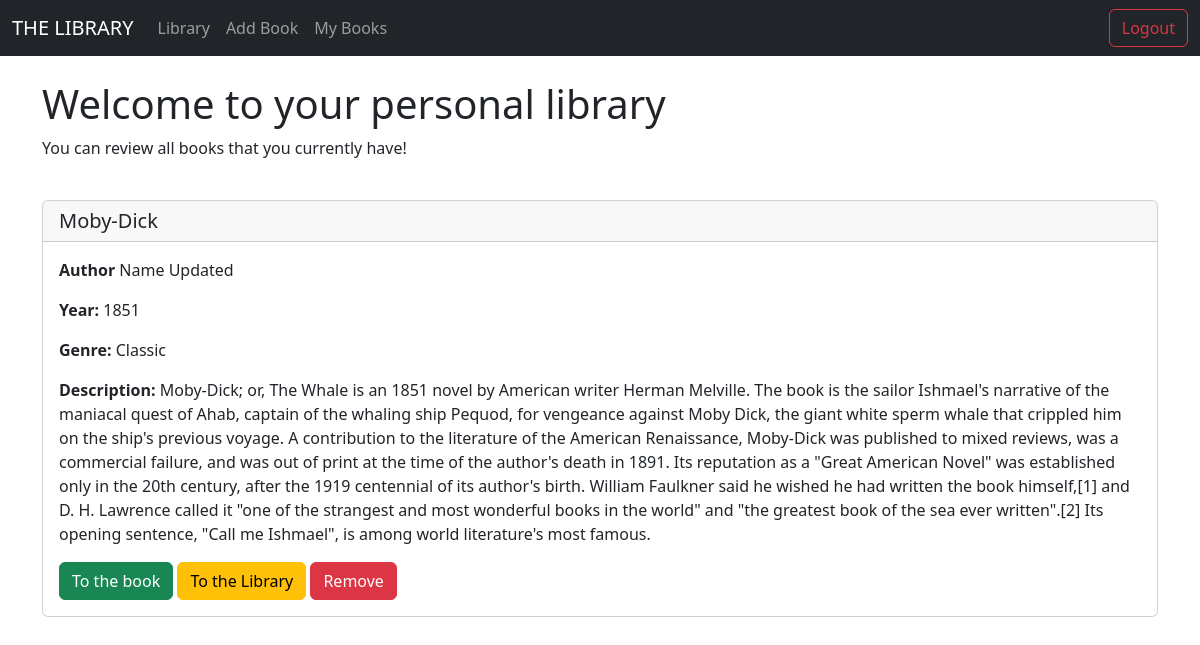
The app's page /mybooks (signed in), older data.
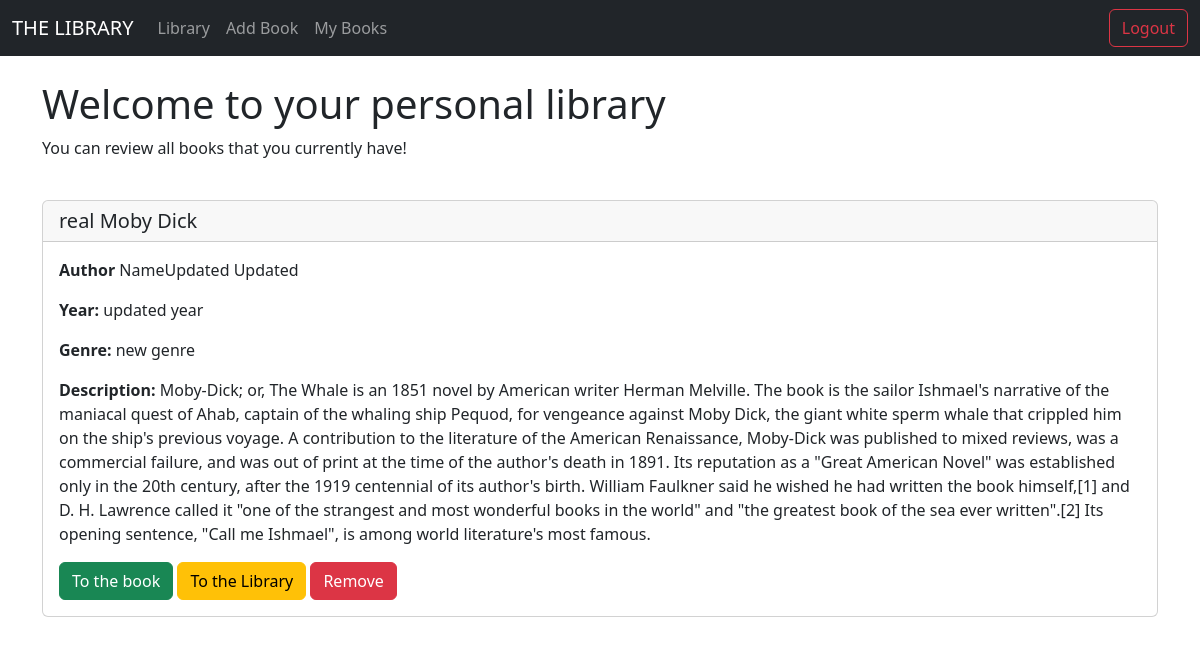
The same page, newer data.
### models/db_models.py (models this page shows)
class Library(db.Model):
    id = db.Column(db.Integer, primary_key=True)
    user_id = db.Column(db.Integer, db.ForeignKey("users.id"))
    book_id = db.Column(db.Integer, db.ForeignKey("book.id"))

class Book(db.Model):
    id = db.Column(db.Integer, primary_key=True)
    title = db.Column(db.String(100), nullable=False, unique=False)
    author_name = db.Column(db.String(100), nullable=False, unique=False)
    author_surname = db.Column(db.String(100), nullable=True, unique=False)
    year = db.Column(db.String(100), nullable=False, unique=False)
    genre = db.Column(db.String(50), nullable=False, unique=False)
    description = db.Column(db.Text)
    reviews = db.relationship("Review", backref='reviewed_book')
    reader = db.relationship("Library", backref='stored_book')

### main.py (the view)
@app.route('/mybooks', methods = ['GET', 'POST'])
@login_required
def my_books():
    all_books = Library.query.filter_by(user_id=current_user.id)
    return render_template("mybooks.html", all_books=all_books)

### main.py (called while the page is built)
@login_manager.user_loader
def load_user(user_id):
    return Users.query.get(int(user_id))

### templates/mybooks.html (shortened to what this page needs)
{% extends 'base.html'%}
{% block content %}
<br>
{% if current_user.is_authenticated %}
<h1>Welcome to your personal library</h1>
<p>You can review all books that you currently have!</p>
<br>
{% for book in all_books %}
    <div class="card">
      <h5 class="card-header"> {{book.stored_book.title}} </h5>
      <div class="card-body">
          <p class="card-text"><strong>Author</strong> {{book.stored_book.author_name}} {{book.stored_book.author_surname}}</p>
          <p class="card-text"><strong>Year:</strong> {{book.stored_book.year}}</p>
          <p class="card-text"><strong>Genre:</strong> {{book.stored_book.genre}}</p>
          <p class="card-text"><strong>Description:</strong> {{book.stored_book.description}}</p>
          <a href={{url_for('book', id=book.stored_book.id)}}  class="btn btn-success">To the book</a>
          <a href={{url_for('home')}}  class="btn btn-warning">To the Library</a>
          <a href={{url_for('remove_from_library', id=book.stored_book.id)}}  class="btn btn-danger">Remove</a>
      </div>
    </div>
<br>
{% endfor %}
{% endif %}
{% endblock %}

Row changes from the older to the newer data that the page shows:
changed through a linked row, Library "Updated": stored_book "Moby-Dick" → "real Moby Dick"; stored_book.author_name "Name" → "NameUpdated"; stored_book.year "1851" → "updated year"; stored_book.genre "Classic" → "new genre"
